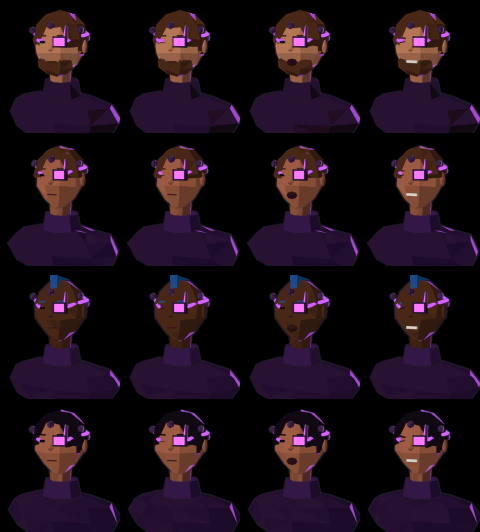
#> input picture assets/portraits/busts_hivemind.png, 960 x 1064 px (shown at 1/2 size)
$ python -i compose_hq_concepts.py   (imports and definitions only)
#> lines starting #> are read from the running program, lines starting #| are printed output that depends on the picture; pictures that were not available may be replaced by others from this repository, and a replacement may not be noted
"""HQ-DESIGN (M14): concept images for the HQ redesign directions (docs/art_review/HQ_REDESIGN/).

Designer verdict (2026-10-05): the HQ is reworked entirely; fewer panels, obvious at-a-glance verbs and
selections, the separate City Grid page folds into the live 3D city at the RAID band, Heat lives in the
run-wide Heat indicator, JACK IN uses the same netrun-start flow as every other netrun start.

This script only composes concept images. It draws nothing in the game and changes no game file.

Inputs
- `--shots`: real captures of main's 3D city at the RAID band, 1920x1080, from ONE windowed launch of
  the existing city lab (tools/city/city_lab.tscn, sample network on, RAID band), e.g.
      python tools/run_windowed.py --log <log> -- --resolution 1920x1080 res://tools/city/city_lab.tscn --
          --shots=<dir> --states=meridian:raid,... --size=1920x1080 --settle=120 --quality=2
  The Meridian frame (02_meridian_raid.png) is the base of every direction (same campaign moment, so
  the directions compare fairly).
- `--src`: an extract of tag art-concepts-r43 holding docs/concepts/round33_ui_chrome/scripts and
  docs/concepts/round17_slice_system/glyphs:
      git archive -o <tar> art-concepts-r43 docs/concepts/round33_ui_chrome/scripts \
          docs/concepts/round17_slice_system/glyphs   (then extract it to <src>)
  The v2 kit's own drawing code (ui31.py / sticker_lib31.py: vinyl stickers, CRT terminal panels and
  chips, decrypted holo, corp paper, rubber stamps, grease pencil) is imported and called unchanged;
  only its font paths are re-pointed at assets/fonts (as tools/art/bake_menus_r33.py does).
- Real game assets from main: assets/city/grid_markers (Site markers v4), assets/raid/sockets (the
  Cell's raid sockets), assets/raid/beacons (R3 class beacons), assets/portraits (v2 busts and prints),
  assets/hq_run/keycards (Exploit keycards), assets/fonts.

Usage (never from stdin on this machine):
    python tools/art_pipeline/hq_redesign/compose_hq_concepts.py --src <dir> --shots <dir> \
        [--out docs/art_review/HQ_REDESIGN] [--only A,B,C,heat,flow,B20,Bmarket,Braid,Ctabs]
"""

from __future__ import annotations

import argparse
import math
import os
import sys
from pathlib import Path

from PIL import Image, ImageChops, ImageDraw, ImageFilter

ROOT = Path(__file__).resolve().parent.parent.parent.parent
FONTS = ROOT / "assets" / "fonts"
W, H = 1920, 1080

U = None   # ui31 (the round 33 kit), bound in load_kit
SL = None  # sticker_lib31

# ---------------------------------------------------------------------------------------- the moment
# One campaign moment for every direction: Meridian Freight Systems, ICE 5, Heat 58 (FLAGGED), a raid
# pending (ROUTE AUDIT, Heat 50 crossed), three operatives alive and one flatlined. Names and prices are
# the game's own (content/corporations/meridian.tres, content/raids/raid_mer_heat_50.tres, GDD 11.4).
HEAT = 58
BANDS = [(0, 25, "COOL"), (25, 50, "NOTICED"), (50, 75, "FLAGGED"), (75, 100, "HUNTED")]
BAND_COL = {"COOL": (150, 168, 190), "NOTICED": (255, 176, 0), "FLAGGED": (255, 122, 26), "HUNTED": (255, 68, 51)}
MER = (255, 140, 26)
ORANGE_RING = (255, 150, 40)
CLASS_COL = {"breaker": (255, 61, 168), "ghost": (91, 224, 255), "rigger": (122, 224, 122), "botnet": (96, 114, 255)}
# Nodes of the city lab's sample network on the Meridian frame (screen px, measured on the capture).
N = {
    "drone": (1365, 645),     # T1 corporate, selectable (orange ring): the selected Site
    "returns": (1230, 765),   # the Cell's Safehouse (NOVA stationed)
    "core": (985, 818),       # CORE, the home server
    "customs": (685, 765),    # the Cell's Firewall Relay
    "lose": (550, 645),       # Heat objective, selectable
    "parcel": (685, 520),     # cleared (patrol)
    "vault": (960, 450),      # T2 Exploit Site (INTEL), selectable
    "keyauth": (1230, 520),   # T2 corporate, not yet
}
NAMES = {"drone": "DRONE CHARGING YARD", "returns": "RETURNS PROCESSING CENTRE", "core": "CORE",
         "customs": "CUSTOMS PRE-CLEARANCE", "lose": "LOSE THE TRACKING", "parcel": "PARCEL SORTING HALL",
         "vault": "SHIPPING MANIFEST VAULT", "keyauth": "CUSTOMS KEY AUTHORITY"}
# Corner points of the decal's links (screen px), for pencil that follows the real links.
ROUTE_A = [N["drone"], (1395, 665), N["returns"], (1150, 712), N["core"]]
ROUTE_B = [N["lose"], (540, 670), N["customs"], (795, 695), N["core"]]
JACK_LINK = [N["returns"], (1395, 665), N["drone"]]
CASTLE = (1592, 488)       # the Meridian HQ (The Master Manifest) on the frame
CREW = [
    {"name": "CELL-9", "cls": "breaker", "rank": 2, "hp": "60/60", "status": "READY", "var": 0},
    {"name": "NOVA", "cls": "ghost", "rank": 1, "hp": "50/50", "status": "ON RETURNS PROC.", "var": 1},
    {"name": "RIG-4", "cls": "rigger", "rank": 0, "hp": "55/55", "status": "READY", "var": 2},
    {"name": "HEX", "cls": "botnet", "rank": 1, "hp": "--", "status": "FLATLINED", "var": 3, "dead": True},
]


# ---------------------------------------------------------------------------------------- the kit
# [29 lines left out: function load_kit, not called in this run]


def A(rel: str) -> Image.Image:
    return Image.open(ROOT / rel).convert("RGBA")


def scaled(im: Image.Image, k: float) -> Image.Image:
    return im.resize((max(1, round(im.width * k)), max(1, round(im.height * k))), Image.LANCZOS)


# [4 lines left out: function paste_c, not called in this run]


def mono(size):
    return U.F(U.MONO, size)


def plex(size, medium=False):
    return U.F(U.PLEX_M if medium else U.PLEX, size)


# [11 lines left out: function bust, not called in this run]


def print_photo(cls: str, var: int, w: int) -> Image.Image:
    """The corp's photo print of the variant (assets/portraits/prints_<class>.jpg, one column)."""
    sheet = Image.open(ROOT / ("assets/portraits/prints_%s.jpg" % cls)).convert("RGBA")
    im = sheet.crop((0, var * 266, 240, var * 266 + 266))
    return im.resize((w, round(w * 266 / 240)), Image.LANCZOS)


# ---------------------------------------------------------------------------------------- base
# [70 lines left out: functions base, ring, pips, site, socket, not called in this run]


# Q11: the Cell's nodes drawn DOWN (the white bolt over a greyed socket, ruling 11).
DOWN: set = set()


# [167 lines left out: functions name_chip, map_layer, target_chip, dashed, heat_gauge, stat_tag and 1 more, not called in this run]


# ---------------------------------------------------------------------------------------- stickers
_stk = {}


# [6 lines left out: function stk, not called in this run]


def jack_in(img, cx, cy, focus=True, size=84, angle=-3):
    return U.place(img, stk("JACK IN", size, U.FILL_PINK, 31, focus), cx, cy, angle=angle)


def title(img, word, cx, cy, size=50, seed=22):
    return U.place(img, stk(word, size, U.FILL_YELLOW, seed), cx, cy, angle=-3)


# [164 lines left out: functions key_hint, pad_prompts, site_holo, runner_line, work_order, scrub_note and 2 more, not called in this run]


# ---------------------------------------------------------------------------------------- direction B
def crew_card(img, cx, cy, op, sel=False, lift=0.0, angle=0.0, w=170, hire=None):
    """A crew card in the hand: the corp's photo print of the operative on a Cell card (paper-like
    sticker card, the raid's defence-card size), name plate, HP, status chip."""
    h = int(w * 1.32)
    card = Image.new("RGBA", (w, h), (0, 0, 0, 0))
    d = ImageDraw.Draw(card)
    dead = op.get("dead", False)
    cc = CLASS_COL[op["cls"]]
    d.rounded_rectangle([0, 0, w - 1, h - 1], 10, fill=(22, 24, 34, 255), outline=(246, 243, 236, 255), width=4)
    d.rectangle([4, 4, w - 5, 12], fill=cc + (255,))
    ph = print_photo(op["cls"], op["var"], w - 24)
    if dead:
        a = ph.split()[3]
        ph = ph.convert("L").convert("RGBA")
        ph.putalpha(a)
    ph = ph.crop((0, 0, ph.width, int(ph.width * 0.9)))
    card.alpha_composite(ph, (12, 20))
    dd = ImageDraw.Draw(card)
    dd.rectangle([12, 20, w - 13, 20 + ph.height], outline=(10, 10, 14, 255), width=2)
    ny = 26 + ph.height
    dd.text((14, ny), op["name"], font=U.F(U.ANTON, 26), fill=(246, 243, 236, 255))
    dd.text((w - 14, ny + 8), "R%d" % op["rank"], font=U.F(U.MONO, 16), fill=(255, 210, 77, 255), anchor="ra")
    dd.text((14, ny + 36), op["cls"].upper(), font=U.F(U.MONO, 14), fill=cc + (255,))
    dd.text((w - 14, ny + 36), op["hp"], font=U.F(U.MONO, 14), fill=(230, 230, 236, 255), anchor="ra")
    stc = (123, 224, 123) if op["status"] == "READY" else ((91, 224, 255) if not dead else (160, 160, 168))
    dd.rectangle([12, h - 30, w - 13, h - 10], fill=(8, 12, 22, 255), outline=stc + (255,), width=1)
    dd.text((w / 2, h - 20), op["status"], font=U.F(U.MONO, 13), fill=stc + (255,), anchor="mm")
    if dead:
        st = U.rubber_stamp("FLATLINED", 22, (220, 40, 40), angle=-14, seed=4)
        card.alpha_composite(st, ((w - st.width) // 2, 40))
    if hire:
        st = U.rubber_stamp("HIRE", 30, (255, 61, 168), angle=-10, seed=5)
        card.alpha_composite(st, ((w - st.width) // 2, 50))
    if sel:
        m = card.split()[3]
        glow = Image.new("RGBA", (w + 40, h + 40), U.LIME + (0,))
        mm = Image.new("L", glow.size, 0)
        mm.paste(m, (20, 20))
        halo = ImageChops.subtract(SL.dilate(mm, 9), SL.dilate(mm, 4))
        glow.putalpha(halo)
        g2 = Image.new("RGBA", glow.size, (0, 0, 0, 0))
        g2.alpha_composite(glow)
        g2.alpha_composite(card, (20, 20))
        card = g2
    card = card.rotate(angle, Image.BICUBIC, expand=True)
    sh = card.split()[3].filter(ImageFilter.GaussianBlur(8 + 10 * lift))
    shl = Image.new("RGBA", card.size, (4, 2, 8, 0))
    shl.putalpha(sh.point(lambda v: int(v * 0.6)))
    img = paste_c(img, shl, cx + 6 + 14 * lift, cy + 10 + 22 * lift)
    return paste_c(img, card, cx, cy - 26 * lift)


# [42 lines left out: functions hand_tabs, direction_b, not called in this run]


def market_hand(img):
    """The hand turned to MARKET: recruits (greyscale + HIRE, bible 4.12 recruit state), the next
    run's boosts and the Profile unlocks; one row, prices as gold terminal tags."""
    x = 300
    recruits = [{"name": "ROOKIE", "cls": "breaker", "rank": 0, "hp": "60/60", "status": "15 SCHEMATICS", "var": 3},
                {"name": "ROOKIE", "cls": "rigger", "rank": 0, "hp": "55/55", "status": "15 SCHEMATICS", "var": 1}]
    for k, op in enumerate(recruits):
        img = crew_card(img, x + 80 + k * 190, 966, op, angle=[1.0, -1.5][k], hire=True, sel=k == 0)
    boosts = [("WARM CACHE", "10"), ("OVERCLOCKED DECK", "15"), ("FIELD KIT", "20")]
    bx = 700
    for k, (n, p) in enumerate(boosts):
        sd = stk(n, 26, U.FILL_CYAN, 70 + k)
        img = U.place(img, sd, bx + 80 + k * 200, 930, angle=[-2, 1.5, -1][k])
        img = gold_price(img, bx + 80 + k * 200, 1000, p)
    ux = 1330
    for cx, words in ((x + 20, "RECRUIT"), (bx + 10, "NEXT RUN'S BOOSTS"), (ux - 30, "PROFILE UNLOCKS")):
        f = mono(16)
        m = U.rect_mask(img.size, (cx - 8, 818, cx + U.tw(words, f, 1.4) + 8, 842), chamfer=4)
        img = U.over(img, U.NAVY, m, 0.85)
        U.text(img, (cx, 830), words, f, U.CYAN, "lm", 1.4)
    img = U.term_button(img, (ux - 30, 892, ux + 110, 948), "GHOST", "class 80", "idle")
    img = U.term_button(img, (ux - 30, 958, ux + 110, 1014), "COMPILER", "node 30", "idle")
    return img


# [58 lines left out: functions gold_price, raid_setup_marks, defence_hand, not called in this run]


# ---------------------------------------------------------------------------------------- direction C
VERBS = [("RUN", "pick a Site"), ("CREW", "station, loadout"), ("MARKET", "142 Schematics"), ("DEFEND", "RAID PENDING")]


# [225 lines left out: functions verb_bar, run_panel, direction_c, dim_map, market_panel, heat_board and 4 more, not called in this run]


def verb_slot(img, word, price, seed, cx=1716, cy=976):
    img = U.place(img, stk(word, 84, U.FILL_PINK, seed, True), cx, cy, angle=-3)
    return gold_price(img, cx, cy + 74, price.split(" ")[0])


# [135 lines left out: functions b_frame, q11_claim, q11_repair, q11_compare, save, strip and 1 more, not called in this run]


# [2 lines not run here, left out]

>>> import cv2
>>> picture = cv2.imread('../../../assets/portraits/busts_hivemind.png', cv2.IMREAD_GRAYSCALE)
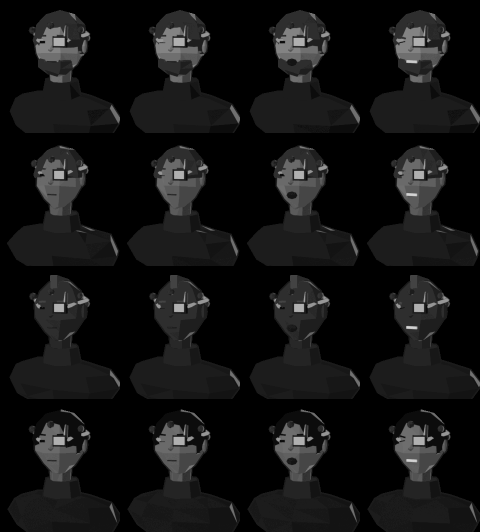
#> picture: shape (1064, 960) (shown at 1/2 size); min 0, max 217, mean 19.2
>>> result = market_hand(picture)
#> in crew_card, `card = Image.new("RGBA", (w, h), (0, 0, 0, 0))`: card: PIL image 170x224 RGBA; every value is 0
#> in print_photo, `sheet = Image.open(ROOT / ("assets/portraits/prints_%s.jpg" % cls)).co..`:
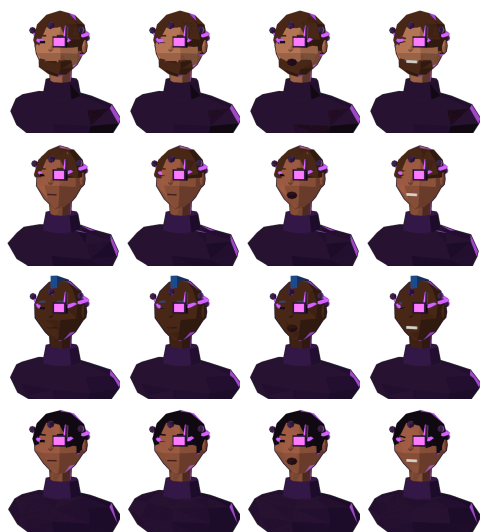
#> sheet: PIL image 960x1064 RGBA (shown at 1/2 size); mean R, G, B, A 27.6, 14.4, 24, 112.7; transparent parts drawn white
#> in print_photo, `im = sheet.crop((0, var * 266, 240, var * 266 + 266))`:
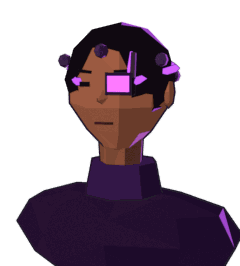
#> im: PIL image 240x266 RGBA; mean R, G, B, A 26.8, 13.7, 24.3, 114.2; transparent parts drawn white
#> in print_photo, `return im.resize((w, round(w * 266 / 240)), Image.LANCZOS)`:
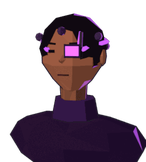
#> returned value: PIL image 146x162 RGBA; mean R, G, B, A 27.1, 13.8, 24.7, 114.2; transparent parts drawn white
#> in crew_card, `ph = ph.crop((0, 0, ph.width, int(ph.width * 0.9)))`:
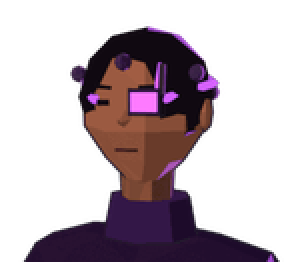
#> ph: PIL image 146x131 RGBA (shown 2 times larger); mean R, G, B, A 26.4, 14.1, 20.9, 90; transparent parts drawn white
#> in crew_card, `card.alpha_composite(ph, (12, 20))`:
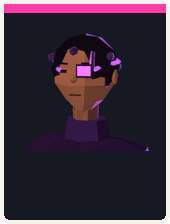
#> card: PIL image 170x224 RGBA; mean R, G, B, A 57.5, 45.2, 58.9, 254.4; transparent parts drawn white
#> (the run stopped early here; a loop or call above may not have finished)
